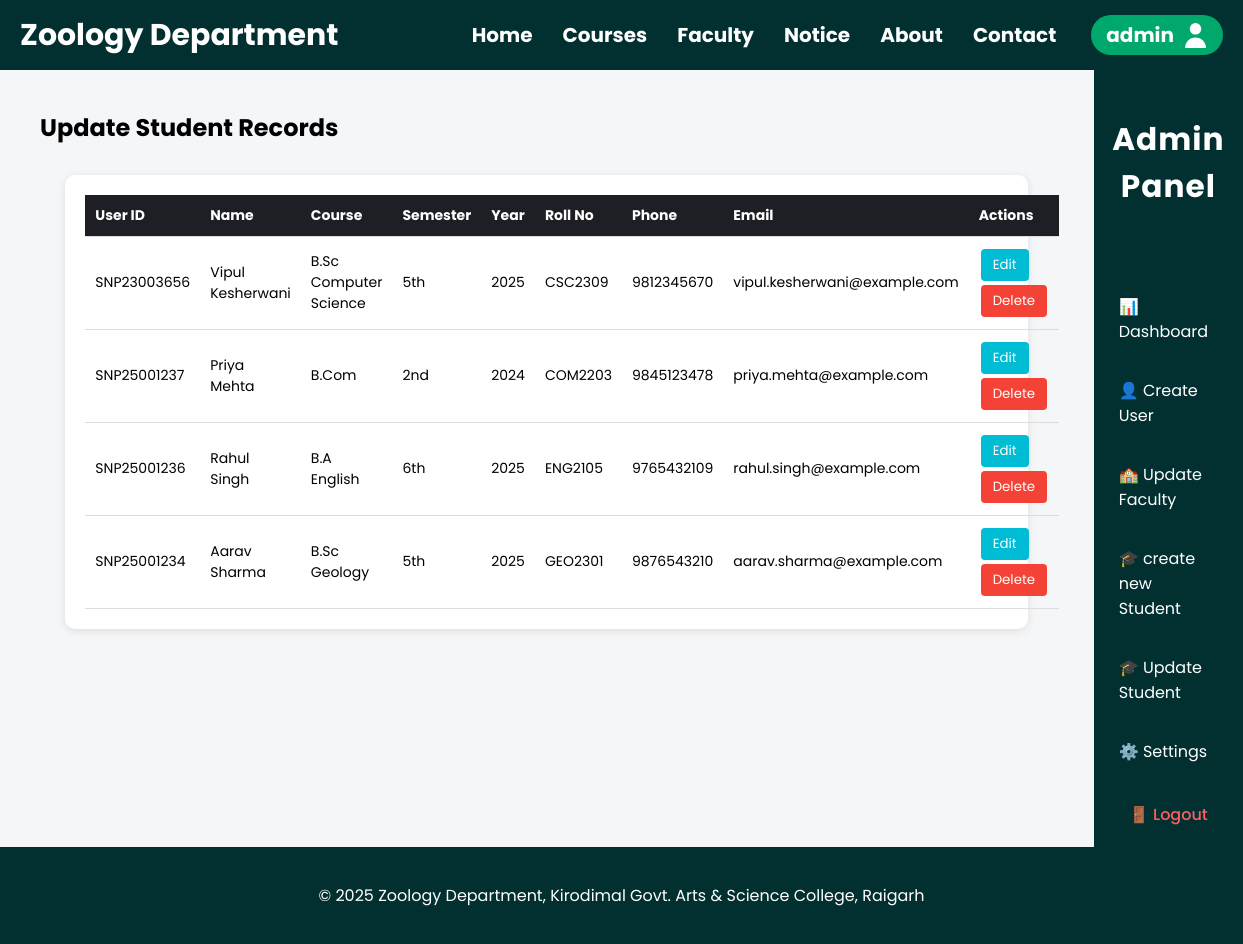
Screenshot of /update_student.php (signed in) with the database file from the repository.
### tables this page shows
CREATE TABLE IF NOT EXISTS `students` (
  `id` int NOT NULL AUTO_INCREMENT,
  `user_id` varchar(50) NOT NULL,
  `name` varchar(100) NOT NULL,
  `course` varchar(100) NOT NULL,
  `semester` varchar(20) NOT NULL,
  `year` varchar(10) NOT NULL,
  `roll_number` varchar(50) NOT NULL,
  `phone_number` varchar(15) DEFAULT NULL,
  `email` varchar(100) DEFAULT NULL,
  PRIMARY KEY (`id`),
  UNIQUE KEY `user_id` (`user_id`)
);

### update_student.php (the view, shortened to what this page needs)
<?php
include 'database/database.php';
include 'header.php';
?>
<!DOCTYPE html>
<html lang="en">
<head>
<link rel="stylesheet" href="admin.css">
</head>
<body>
<div class="dashboard-container">
    <main class="main-content">
        <h2>Update Student Records</h2>
        <div class="table-container">
            <?php
            $result = $conn->query("SELECT * FROM students ORDER BY id DESC");
            if ($result->num_rows > 0) {
                echo "<table>";
                echo "<tr>
                        <th>User ID</th>
                        <th>Name</th>
                        <th>Course</th>
                        <th>Semester</th>
                        <th>Year</th>
                        <th>Roll No</th>
                        <th>Phone</th>
                        <th>Email</th>
                        <th>Actions</th>
                      </tr>";
                while ($row = $result->fetch_assoc()) {
                    echo "<tr>
                            <td>{$row['user_id']}</td>
                            <td>{$row['name']}</td>
                            <td>{$row['course']}</td>
                            <td>{$row['semester']}</td>
                            <td>{$row['year']}</td>
                            <td>{$row['roll_number']}</td>
                            <td>{$row['phone_number']}</td>
                            <td>{$row['email']}</td>
                            <td>
                                <form action='edit_student.php' method='get'>
                                    <input type='hidden' name='id' value='{$row['id']}'>
                                    <button type='submit' class='action-btn edit-btn'>Edit</button>
                                </form>
                                <form action='' method='post' onsubmit=\"return confirm('Delete this student?');\">
                                    <input type='hidden' name='delete_id' value='{$row['id']}'>
                                    <button type='submit' class='action-btn delete-btn'>Delete</button>
                                </form>
                            </td>
                          </tr>";
                }
                echo "</table>";
            } else {
                echo "<p>No students found.</p>";
            }
            ?>
        </div>
    </main>
    <aside class="sidebar">
        <div class="sidebar-header">
            <h2>Admin Panel</h2>
        </div>
        <ul class="menu">
                        <li><a href="admin_dashboard.php">📊 Dashboard</a></li>
           <li><a href="create_user.php">👤 Create User</a></li>
            <li><a href="update_faculty.php">🏫 Update Faculty</a></li>
            <li><a href="add_student.php">🎓 create new Student</a></li>
            <li><a href="update_student.php">🎓 Update Student</a></li>
            <li><a href="settings.php">⚙️ Settings</a>
        </ul>
        <div class="logout">
            <a href="logout.php">🚪 Logout</a>
        </div>
    </aside>
</div>
<?php include 'footer.php'; ?>
</body>
</html>

### header.php (shortened to what this page needs)
<?php
$isAdmin = isset($_SESSION['role']);
$adminUsername = $isAdmin ? $_SESSION['role'] : '';
?>
<!DOCTYPE html>
<html lang="en">
<head>
    <link rel="stylesheet" href = "style.css">
</head>
<body>
    <header>
        <h1>Zoology Department</h1>
        <nav>
            <a href = "index.php">Home</a>
            <a href = "courses.php">Courses</a>
            <a href = "faculty.php">Faculty</a>
            <a href = "notice.php">Notice</a>
            <a href = "about.php">About</a>
            <a href = "contact.php">Contact</a>
        </nav>
        <?php if(!$isAdmin): ?>
            <a href="login.php" class="login-button">Login</a>
        <?php else: ?>
            <div class="admin-dropdown">
                <a href="javascript:void(0);" class="admin-link">
                    <?php echo htmlspecialchars($adminUsername); ?>
                    <img src="content/usericon.svg" alt="user" class="usericon">
                </a>
            </div>
        <?php endif; ?>
    </header>

### footer.php
    <footer>
        <p>&copy; 2025 Zoology Department, Kirodimal Govt. Arts & Science College, Raigarh</p>
    </footer>
</body>
</html>

### style.css (style rules this page uses)
header { background-color: #023031; color: white; padding: 0px 20px; align-items: center; display: flex; font-size: 15px; height: 70px; }
header nav { margin-left: auto; display: flex; align-items: center; }
header nav a { color: white; text-decoration: none; font-size: 20px; text-align: center; margin: 0 15px; font-weight: bold; transition: color 0.3s; }
html, body { margin: 0; padding: 0; height: 100%; display: flex; flex-direction: column; font-family: 'Poppins', sans-serif; }
main { flex: 1; }
footer { background-color: #023031; color: white; text-align: center; padding-top: 20px; padding-bottom: 20px; }
.admin-dropdown { position: relative; display: inline-block; margin-left: 20px; background-color: #00A86B; padding: 5px 15px; border-radius: 100px; }
.admin-link { display: inline-flex; align-items: center; color: white; text-decoration: none; font-size: 20px; font-weight: bold; }
.usericon { width: 25px; height: 25px; vertical-align: middle; margin-left: 9px; object-fit: contain; display: inline-block; }

### admin.css (style rules this page uses)
* { box-sizing: border-box; font-family: 'Poppins', sans-serif; }
body { display: flex; background-color: #f4f6f8; min-height: 100vh; }
.dashboard-container { display: flex; width: 100%; }
.sidebar { width: 250px; background-color: #023031; color: #fff; display: flex; flex-direction: column; justify-content: space-between; padding: 20px 0; }
.sidebar-header { text-align: center; font-size: 1.3rem; font-weight: 600; margin-bottom: 20px; letter-spacing: 1px; }
.menu { list-style: none; padding: 0; }
.menu li { margin: 10px 0; }
.menu a { text-decoration: none; color: #ffffff; padding: 12px 25px; display: block; transition: 0.3s; }
.logout { text-align: center; margin-top: auto; }
.logout a { color: #ff5e5e; text-decoration: none; font-weight: 500; }
.main-content { flex: 1; padding: 20px 40px; min-height: 88vh; }

### update_student.php (style rules this page uses)
.table-container { margin: 30px auto; width: 95%; background: #fff; padding: 20px; border-radius: 10px; box-shadow: 0 2px 8px rgba(0,0,0,0.1); }
table { width: 100%; border-collapse: collapse; font-size: 14px; }
th, td { text-align: left; padding: 10px; border-bottom: 1px solid #ddd; }
th { background: #1e1f25; color: #fff; }
.action-btn { padding: 6px 12px; margin: 2px; border: none; border-radius: 4px; cursor: pointer; color: #fff; }
.edit-btn { background-color: #00bcd4; }
.delete-btn { background-color: #f44336; }
form { display: inline; }

### rows the page displays
students: user "SNP23003656", name "Vipul Kesherwani", course "B.Sc Computer Science", semester "5th", year "2025", roll_number "CSC2309", phone_number "9812345670", email "vipul.kesherwani@example.com"
students: user "SNP25001237", name "Priya Mehta", course "B.Com", semester "2nd", year "2024", roll_number "COM2203", phone_number "9845123478", email "priya.mehta@example.com"
students: user "SNP25001236", name "Rahul Singh", course "B.A English", semester "6th", year "2025", roll_number "ENG2105", phone_number "9765432109", email "rahul.singh@example.com"
students: user "SNP25001234", name "Aarav Sharma", course "B.Sc Geology", semester "5th", year "2025", roll_number "GEO2301", phone_number "9876543210", email "aarav.sharma@example.com"

### other values shown
$adminUsername "admin"
